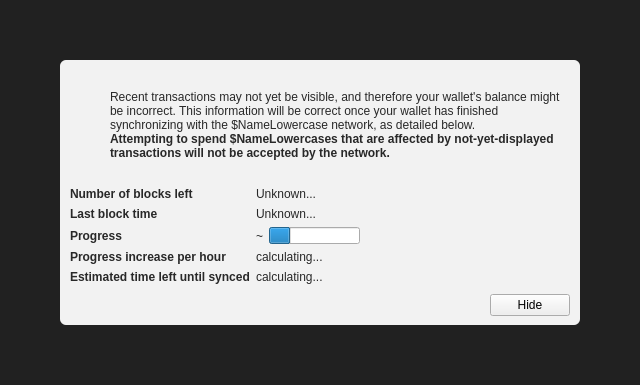
<?xml version="1.0" encoding="UTF-8"?>
<ui version="4.0">
 <class>ModalOverlay</class>
 <widget class="ModalOverlay" name="ModalOverlay">
  <property name="geometry">
   <rect>
    <x>0</x>
    <y>0</y>
    <width>640</width>
    <height>385</height>
   </rect>
  </property>
  <property name="windowTitle">
   <string>Form</string>
  </property>
  <layout class="QVBoxLayout" name="verticalLayout" stretch="0">
   <property name="sizeConstraint">
    <enum>QLayout::SetDefaultConstraint</enum>
   </property>
   <property name="leftMargin">
    <number>0</number>
   </property>
   <property name="topMargin">
    <number>0</number>
   </property>
   <property name="rightMargin">
    <number>0</number>
   </property>
   <property name="bottomMargin">
    <number>0</number>
   </property>
   <item>
    <widget class="QWidget" name="bgWidget" native="true">
     <property name="styleSheet">
      <string notr="true">#bgWidget { background: rgba(0,0,0,220); }</string>
     </property>
     <layout class="QVBoxLayout" name="verticalLayoutMain" stretch="1">
      <property name="leftMargin">
       <number>60</number>
      </property>
      <property name="topMargin">
       <number>60</number>
      </property>
      <property name="rightMargin">
       <number>60</number>
      </property>
      <property name="bottomMargin">
       <number>60</number>
      </property>
      <item>
       <widget class="QWidget" name="contentWidget" native="true">
        <property name="styleSheet">
         <string notr="true">#contentWidget { background: rgba(255,255,255,240); border-radius: 6px; }

QLabel { color: rgb(40,40,40);  }</string>
        </property>
        <layout class="QVBoxLayout" name="verticalLayoutSub" stretch="1,0,0,0">
         <property name="spacing">
          <number>0</number>
         </property>
         <property name="leftMargin">
          <number>10</number>
         </property>
         <property name="topMargin">
          <number>10</number>
         </property>
         <property name="rightMargin">
          <number>10</number>
         </property>
         <property name="bottomMargin">
          <number>10</number>
         </property>
         <item>
          <layout class="QHBoxLayout" name="horizontalLayoutIconText" stretch="0,1">
           <property name="topMargin">
            <number>20</number>
           </property>
           <item>
            <layout class="QVBoxLayout" name="verticalLayoutIcon">
             <property name="leftMargin">
              <number>0</number>
             </property>
             <item>
              <widget class="QPushButton" name="warningIcon">
               <property name="enabled">
                <bool>false</bool>
               </property>
               <property name="text">
                <string/>
               </property>
               <property name="icon">
                <iconset>
                 <normaloff>:/icons/warning</normaloff>
                 <disabledoff>:/icons/warning</disabledoff>:/icons/warning</iconset>
               </property>
               <property name="iconSize">
                <size>
                 <width>48</width>
                 <height>48</height>
                </size>
               </property>
               <property name="flat">
                <bool>true</bool>
               </property>
              </widget>
             </item>
             <item>
              <spacer name="verticalSpacerWarningIcon">
               <property name="orientation">
                <enum>Qt::Vertical</enum>
               </property>
               <property name="sizeHint" stdset="0">
                <size>
                 <width>20</width>
                 <height>40</height>
                </size>
               </property>
              </spacer>
             </item>
            </layout>
           </item>
           <item>
            <layout class="QVBoxLayout" name="verticalLayoutInfoText">
             <property name="leftMargin">
              <number>0</number>
             </property>
             <property name="topMargin">
              <number>0</number>
             </property>
             <item>
              <widget class="QLabel" name="infoText">
               <property name="text">
                <string>Recent transactions may not yet be visible, and therefore your wallet's balance might be incorrect. This information will be correct once your wallet has finished synchronizing with the $NameLowercase network, as detailed below.</string>
               </property>
               <property name="textFormat">
                <enum>Qt::RichText</enum>
               </property>
               <property name="wordWrap">
                <bool>true</bool>
               </property>
              </widget>
             </item>
             <item>
              <widget class="QLabel" name="infoTextStrong">
               <property name="font">
                <font>
                 <weight>75</weight>
                 <bold>true</bold>
                </font>
               </property>
               <property name="text">
                <string>Attempting to spend $NameLowercases that are affected by not-yet-displayed transactions will not be accepted by the network.</string>
               </property>
               <property name="textFormat">
                <enum>Qt::RichText</enum>
               </property>
               <property name="wordWrap">
                <bool>true</bool>
               </property>
              </widget>
             </item>
             <item>
              <spacer name="verticalSpacerInTextSpace">
               <property name="orientation">
                <enum>Qt::Vertical</enum>
               </property>
               <property name="sizeHint" stdset="0">
                <size>
                 <width>20</width>
                 <height>40</height>
                </size>
               </property>
              </spacer>
             </item>
            </layout>
           </item>
          </layout>
         </item>
         <item>
          <spacer name="verticalSpacerAfterText">
           <property name="orientation">
            <enum>Qt::Vertical</enum>
           </property>
           <property name="sizeHint" stdset="0">
            <size>
             <width>20</width>
             <height>40</height>
            </size>
           </property>
          </spacer>
         </item>
         <item>
          <layout class="QFormLayout" name="formLayout">
           <property name="fieldGrowthPolicy">
            <enum>QFormLayout::FieldsStayAtSizeHint</enum>
           </property>
           <property name="horizontalSpacing">
            <number>6</number>
           </property>
           <property name="verticalSpacing">
            <number>6</number>
           </property>
           <property name="topMargin">
            <number>10</number>
           </property>
           <item row="0" column="0">
            <widget class="QLabel" name="labelNumberOfBlocksLeft">
             <property name="font">
              <font>
               <weight>75</weight>
               <bold>true</bold>
              </font>
             </property>
             <property name="text">
              <string>Number of blocks left</string>
             </property>
            </widget>
           </item>
           <item row="0" column="1">
            <widget class="QLabel" name="numberOfBlocksLeft">
             <property name="text">
              <string>Unknown...</string>
             </property>
            </widget>
           </item>
           <item row="1" column="0">
            <widget class="QLabel" name="labelLastBlockTime">
             <property name="font">
              <font>
               <weight>75</weight>
               <bold>true</bold>
              </font>
             </property>
             <property name="text">
              <string>Last block time</string>
             </property>
            </widget>
           </item>
           <item row="1" column="1">
            <widget class="QLabel" name="newestBlockDate">
             <property name="sizePolicy">
              <sizepolicy hsizetype="Maximum" vsizetype="Preferred">
               <horstretch>0</horstretch>
               <verstretch>0</verstretch>
              </sizepolicy>
             </property>
             <property name="text">
              <string>Unknown...</string>
             </property>
            </widget>
           </item>
           <item row="2" column="0">
            <widget class="QLabel" name="labelSyncDone">
             <property name="font">
              <font>
               <weight>75</weight>
               <bold>true</bold>
              </font>
             </property>
             <property name="text">
              <string>Progress</string>
             </property>
            </widget>
           </item>
           <item row="2" column="1">
            <layout class="QHBoxLayout" name="horizontalLayoutSync" stretch="0,1">
             <item>
              <widget class="QLabel" name="percentageProgress">
               <property name="text">
                <string>~</string>
               </property>
              </widget>
             </item>
             <item>
              <widget class="QProgressBar" name="progressBar">
               <property name="value">
                <number>24</number>
               </property>
               <property name="format">
                <string/>
               </property>
              </widget>
             </item>
            </layout>
           </item>
           <item row="4" column="0">
            <widget class="QLabel" name="labelProgressIncrease">
             <property name="font">
              <font>
               <weight>75</weight>
               <bold>true</bold>
              </font>
             </property>
             <property name="text">
              <string>Progress increase per hour</string>
             </property>
            </widget>
           </item>
           <item row="4" column="1">
            <widget class="QLabel" name="progressIncreasePerH">
             <property name="text">
              <string>calculating...</string>
             </property>
            </widget>
           </item>
           <item row="5" column="0">
            <widget class="QLabel" name="labelEstimatedTimeLeft">
             <property name="font">
              <font>
               <weight>75</weight>
               <bold>true</bold>
              </font>
             </property>
             <property name="text">
              <string>Estimated time left until synced</string>
             </property>
            </widget>
           </item>
           <item row="5" column="1">
            <widget class="QLabel" name="expectedTimeLeft">
             <property name="text">
              <string>calculating...</string>
             </property>
            </widget>
           </item>
          </layout>
         </item>
         <item>
          <layout class="QHBoxLayout" name="horizontalLayoutButtons">
           <property name="leftMargin">
            <number>10</number>
           </property>
           <property name="topMargin">
            <number>10</number>
           </property>
           <item>
            <spacer name="horizontalSpacer">
             <property name="orientation">
              <enum>Qt::Horizontal</enum>
             </property>
             <property name="sizeHint" stdset="0">
              <size>
               <width>40</width>
               <height>20</height>
              </size>
             </property>
            </spacer>
           </item>
           <item>
            <widget class="QPushButton" name="closeButton">
             <property name="text">
              <string>Hide</string>
             </property>
            </widget>
           </item>
          </layout>
         </item>
        </layout>
       </widget>
      </item>
     </layout>
    </widget>
   </item>
  </layout>
 </widget>
 <customwidgets>
  <customwidget>
   <class>ModalOverlay</class>
   <extends>QWidget</extends>
   <header>modaloverlay.h</header>
   <container>1</container>
  </customwidget>
 </customwidgets>
 <resources/>
 <connections/>
</ui>
